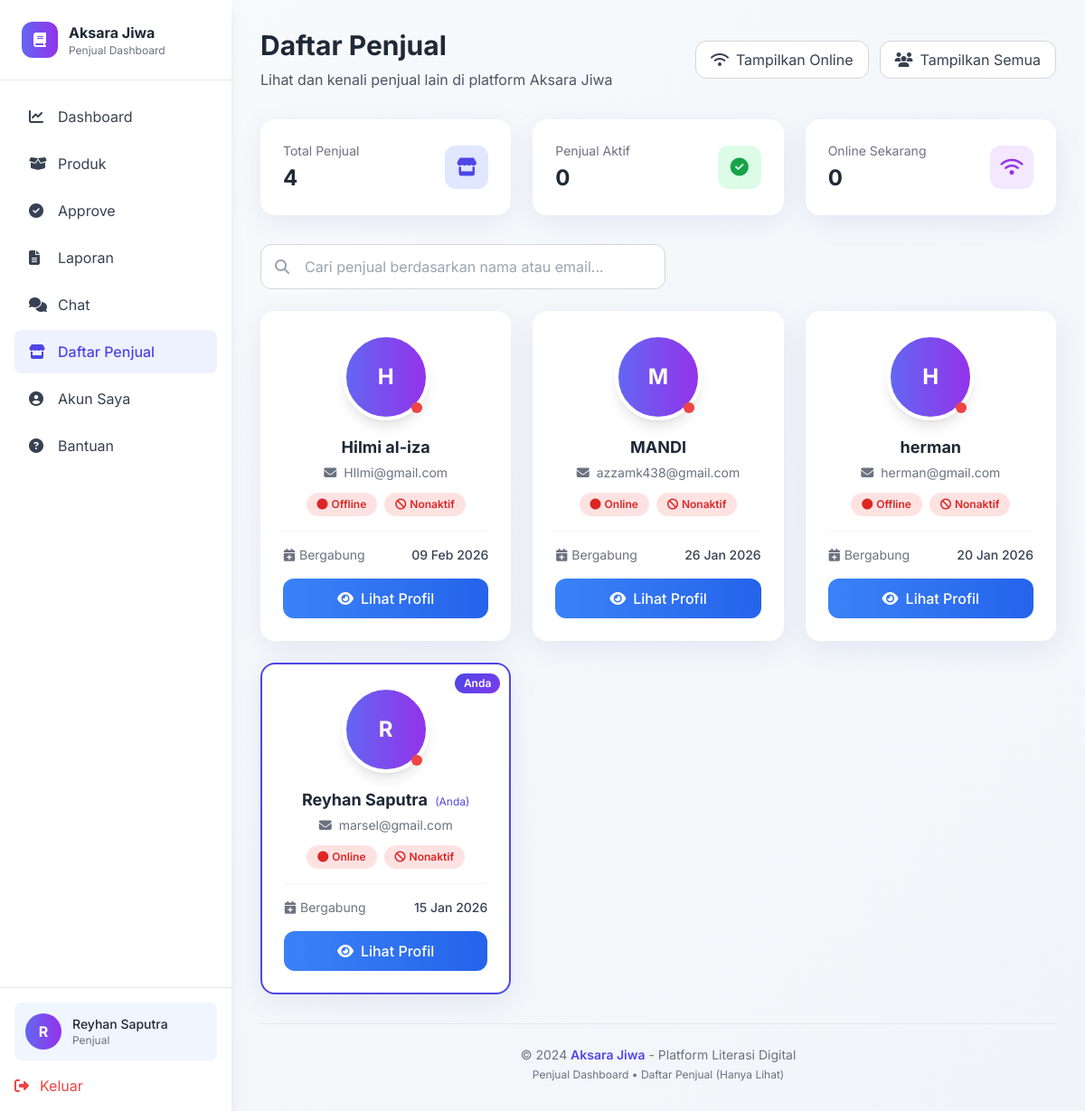
The page /penjual/admin.php (signed in) on the database its author committed.
### tables this page shows
CREATE TABLE `users` (
  `id_user` int(11) NOT NULL,
  `nik` char(16) NOT NULL,
  `nama` varchar(100) NOT NULL,
  `email` varchar(100) DEFAULT NULL,
  `image` varchar(255) NOT NULL,
  `password` varchar(255) NOT NULL,
  `role` enum('super_admin','penjual','pembeli') NOT NULL,
  `status` enum('online','offline','nonaktif') DEFAULT 'offline',
  `last_activity` datetime DEFAULT NULL,
  `created_at` timestamp NOT NULL DEFAULT current_timestamp(),
  `updated_at` timestamp NOT NULL DEFAULT current_timestamp() ON UPDATE current_timestamp(),
  `alamat` varchar(255) NOT NULL,
  `last_photo_update` datetime DEFAULT NULL,
  `reset_token` varchar(255) DEFAULT NULL,
  `reset_expired` datetime DEFAULT NULL,
  `norek` varchar(50) DEFAULT NULL,
  `nama_bank` varchar(50) DEFAULT NULL,
  `qris` varchar(255) DEFAULT NULL
);

### penjual/admin.php (the view, shortened to what this page needs)
<?php
require '../auth/connection.php';
$id_penjual_login = $_SESSION['id_user'];
mysqli_query($conn, "UPDATE users SET last_activity=NOW() WHERE id_user='$id_penjual_login'");
$penjual = mysqli_query($conn, "SELECT * FROM users WHERE role='penjual' ORDER BY id_user DESC");
$penjual_login = mysqli_query($conn, "SELECT * FROM users WHERE id_user='$id_penjual_login'");
$data_login = mysqli_fetch_assoc($penjual_login);
function getStatus($last_activity, $status) {
    if ($status !== 'aktif') {
        return 'nonaktif';
    }
    $last = strtotime($last_activity);
    $now  = time();
    $diff = $now - $last;
    return ($diff <= 300) ? 'online' : 'offline';
}
?>
<!DOCTYPE html>
<html lang="id">
<head>
    <script src="https://cdn.tailwindcss.com"></script>
    <link rel="stylesheet" href="https://cdnjs.cloudflare.com/ajax/libs/font-awesome/6.4.0/css/all.min.css">
   <link rel="stylesheet" href="../style/admin.css">
</head>
<body class="min-h-screen">
<div class="flex min-h-screen">
    <aside class="w-64 bg-white shadow-lg flex flex-col fixed h-full">
        <div class="p-6 border-b">
            <div class="flex items-center gap-3">
                <div class="w-10 h-10 bg-gradient-to-r from-indigo-500 to-purple-600 rounded-xl flex items-center justify-center">
                    <i class="fas fa-book text-white"></i>
                </div>
                <div>
                    <h2 class="font-bold text-gray-800">Aksara Jiwa</h2>
                    <p class="text-xs text-gray-500">Penjual Dashboard</p>
                </div>
            </div>
        </div>
        <div class="flex-1 overflow-y-auto">
            <nav class="p-4 space-y-1">
                <a href="dashboard.php" class="flex items-center gap-3 px-4 py-3 rounded-lg text-gray-700 hover:bg-indigo-50">
                    <i class="fas fa-chart-line w-5"></i> Dashboard
                </a>
                <a href="produk.php" class="flex items-center gap-3 px-4 py-3 rounded-lg text-gray-700 hover:bg-indigo-50">
                    <i class="fas fa-box-open w-5"></i> Produk
                </a>
                <a href="approve.php" class="flex items-center gap-3 px-4 py-3 rounded-lg text-gray-700 hover:bg-indigo-50">
                    <i class="fas fa-check-circle w-5"></i> Approve
                </a>
                <a href="laporan.php" class="flex items-center gap-3 px-4 py-3 rounded-lg text-gray-700 hover:bg-indigo-50">
                    <i class="fas fa-file-alt w-5"></i> Laporan
                </a>
                <a href="chat.php" class="flex items-center gap-3 px-4 py-3 rounded-lg text-gray-700 hover:bg-indigo-50">
                    <i class="fas fa-comments w-5"></i> Chat
                </a>
                <a href="penjual_view.php" class="flex items-center gap-3 px-4 py-3 rounded-lg bg-indigo-50 text-indigo-600 font-medium">
                    <i class="fas fa-store w-5"></i> Daftar Penjual
                </a>
                <a href="akun_saya.php" class="flex items-center gap-3 px-4 py-3 rounded-lg text-gray-700 hover:bg-indigo-50">
                    <i class="fas fa-user-circle w-5"></i> Akun Saya
                </a>
                <a href="help.php" class="flex items-center gap-3 px-4 py-3 rounded-lg text-gray-700 hover:bg-indigo-50">
                    <i class="fas fa-question-circle w-5"></i> Bantuan
                </a>
            </nav>
        </div>
        <div class="p-4 border-t mt-auto">
            <div class="flex items-center gap-3 mb-4 p-3 bg-blue-50 rounded-lg">
                <div class="relative">
                    <?php if (!empty($data_login['foto'])): ?>
                        <img src="<?= htmlspecialchars($data_login['foto']) ?>"
                             alt="Foto Profil"
                             class="w-10 h-10 rounded-full object-cover border-2 border-white">
                    <?php else: ?>
                        <div class="w-10 h-10 bg-gradient-to-r from-indigo-500 to-purple-600 rounded-full flex items-center justify-center">
                            <span class="text-white font-bold"><?= strtoupper(substr($data_login['nama'], 0, 1)) ?></span>
                        </div>
                    <?php endif; ?>
                </div>
                <div class="flex-1">
                    <p class="font-medium text-sm text-gray-800 truncate"><?= htmlspecialchars($data_login['nama']) ?></p>
                    <p class="text-xs text-gray-500">Penjual</p>
                </div>
            </div>
            <a href="../auth/logout.php" onclick="return confirm('Yakin ingin keluar?')"
               class="flex items-center gap-3 text-red-500 hover:text-red-600">
                <i class="fas fa-sign-out-alt"></i> Keluar
            </a>
        </div>
    </aside>
    <main class="flex-1 p-6 lg:p-8 overflow-y-auto ml-64">
        <div class="flex flex-col md:flex-row justify-between items-start md:items-center mb-8">
            <div>
                <h2 class="text-2xl lg:text-3xl font-bold text-gray-800 mb-2">Daftar Penjual</h2>
                <p class="text-gray-600">Lihat dan kenali penjual lain di platform Aksara Jiwa</p>
            </div>
            <div class="mt-4 md:mt-0 flex items-center gap-3">
                <button onclick="showOnlineOnly()" class="px-4 py-2 bg-white border border-gray-300 rounded-xl text-gray-700 hover:bg-gray-50 transition-colors flex items-center gap-2">
                    <i class="fas fa-wifi"></i>
                    Tampilkan Online
                </button>
                <button onclick="showAll()" class="px-4 py-2 bg-white border border-gray-300 rounded-xl text-gray-700 hover:bg-gray-50 transition-colors flex items-center gap-2">
                    <i class="fas fa-users"></i>
                    Tampilkan Semua
                </button>
            </div>
        </div>
        <?php
        $totalPenjual = mysqli_num_rows($penjual);
        mysqli_data_seek($penjual, 0);
        $aktifCount = 0;
        $onlineCount = 0;
        mysqli_data_seek($penjual, 0);
        ?>
        <div class="grid grid-cols-1 md:grid-cols-3 gap-6 mb-8">
            <div class="glass-card rounded-2xl p-6 hover-lift">
                <div class="flex items-center justify-between">
                    <div>
                        <p class="text-sm text-gray-500 mb-1">Total Penjual</p>
                        <p class="text-2xl font-bold text-gray-800"><?= $totalPenjual ?></p>
                    </div>
                    <div class="w-12 h-12 bg-indigo-100 rounded-xl flex items-center justify-center">
                        <i class="fas fa-store text-indigo-600 text-xl"></i>
                    </div>
                </div>
            </div>
            <div class="glass-card rounded-2xl p-6 hover-lift">
                <div class="flex items-center justify-between">
                    <div>
                        <p class="text-sm text-gray-500 mb-1">Penjual Aktif</p>
                        <p class="text-2xl font-bold text-gray-800"><?= $aktifCount ?></p>
                    </div>
                    <div class="w-12 h-12 bg-green-100 rounded-xl flex items-center justify-center">
                        <i class="fas fa-check-circle text-green-600 text-xl"></i>
                    </div>
                </div>
            </div>
            <div class="glass-card rounded-2xl p-6 hover-lift">
                <div class="flex items-center justify-between">
                    <div>
                        <p class="text-sm text-gray-500 mb-1">Online Sekarang</p>
                        <p class="text-2xl font-bold text-gray-800"><?= $onlineCount ?></p>
                    </div>
                    <div class="w-12 h-12 bg-purple-100 rounded-xl flex items-center justify-center">
                        <i class="fas fa-wifi text-purple-600 text-xl"></i>
                    </div>
                </div>
            </div>
        </div>
        <div class="mb-6">
            <div class="relative max-w-md">
                <input type="text"
                       id="searchInput"
                       placeholder="Cari penjual berdasarkan nama atau email..."
                       class="w-full px-4 py-3 pl-12 bg-white border border-gray-300 rounded-xl focus:outline-none focus:ring-2 focus:ring-indigo-500 focus:border-transparent">
                <i class="fas fa-search absolute left-4 top-1/2 transform -translate-y-1/2 text-gray-400"></i>
            </div>
        </div>
        <div class="grid grid-cols-1 md:grid-cols-2 lg:grid-cols-3 xl:grid-cols-4 gap-6" id="penjualContainer">
            <?php while ($row = mysqli_fetch_assoc($penjual)) :
                $isCurrentUser = ($row['id_user'] == $id_penjual_login);
                $statusOnline = getStatus($row['last_activity'], $row['status']);
                $foto = !empty($row['foto']) ? $row['foto'] : '../assets/default_user.png';
            ?>
            <div class="glass-card rounded-2xl p-6 hover-lift <?= $isCurrentUser ? 'current-user-card' : '' ?>"
                 data-name="<?= htmlspecialchars(strtolower($row['nama'])) ?>"
                 data-email="<?= htmlspecialchars(strtolower($row['email'])) ?>"
                 data-status="<?= $statusOnline ?>">
                <div class="relative mb-4">
                    <div class="relative mx-auto w-24 h-24">
                        <?php if (file_exists($foto)): ?>
                            <img src="<?= htmlspecialchars($foto) ?>"
                                 alt="Foto <?= htmlspecialchars($row['nama']) ?>"
                                 class="w-full h-full rounded-full object-cover border-4 border-white shadow-lg">
                        <?php else: ?>
                            <div class="w-full h-full bg-gradient-to-r from-indigo-500 to-purple-600 rounded-full flex items-center justify-center border-4 border-white shadow-lg">
                                <span class="text-white font-bold text-2xl"><?= strtoupper(substr($row['nama'], 0, 1)) ?></span>
                            </div>
                        <?php endif; ?>
                        <div class="absolute bottom-2 right-2">
                            <?php if ($row['status'] === 'aktif' && $statusOnline === 'online'): ?>
                                <div class="relative">
                                    <span class="pulse-online"></span>
                                    <span class="absolute -top-1 -right-1 w-4 h-4 bg-green-500 rounded-full opacity-50 animate-ping"></span>
                                </div>
                            <?php elseif ($row['status'] !== 'aktif'): ?>
                                <span class="w-3 h-3 bg-red-500 rounded-full block"></span>
                            <?php else: ?>
                                <span class="w-3 h-3 bg-gray-400 rounded-full block"></span>
                            <?php endif; ?>
                        </div>
                    </div>
                </div>
                <div class="text-center mb-4">
                    <h3 class="font-bold text-lg text-gray-800 mb-1 truncate">
                        <?= htmlspecialchars($row['nama']) ?>
                        <?php if ($isCurrentUser): ?>
                            <span class="text-xs font-normal text-indigo-600 ml-1">(Anda)</span>
                        <?php endif; ?>
                    </h3>
                    <p class="text-sm text-gray-500 mb-3 truncate">
                        <i class="fas fa-envelope mr-2"></i><?= htmlspecialchars($row['email']) ?>
                    </p>
                    <div class="flex flex-wrap justify-center gap-2">
                        <span class="status-badge <?= $row['status'] === 'aktif' ? 'bg-green-100 text-green-600' : 'bg-red-100 text-red-600' ?>">
                            <i class="fas fa-circle text-xs"></i>
                            <?= ucfirst($row['status']) ?>
                        </span>
                        <?php if ($row['status'] !== 'aktif'): ?>
                            <span class="status-badge bg-red-100 text-red-600">
                                <i class="fas fa-ban text-xs"></i>
                                Nonaktif
                            </span>
                        <?php endif; ?>
                    </div>
                </div>
                <?php if (!empty($row['created_at'])): ?>
                <div class="pt-4 border-t border-gray-100 mb-4">
                    <div class="flex items-center justify-between text-sm">
                        <span class="text-gray-500 flex items-center gap-1">
                            <i class="fas fa-calendar-plus"></i>
                            Bergabung
                        </span>
                        <span class="font-medium text-gray-700"><?= date('d M Y', strtotime($row['created_at'])) ?></span>
                    </div>
                </div>
                <?php endif; ?>
                <div class="flex gap-2">
                    <a href="detail.php?id=<?= $row['id_user'] ?>"
                       class="flex-1 bg-gradient-to-r from-blue-500 to-blue-600 text-white px-4 py-2.5 rounded-xl font-medium text-center hover:shadow-lg transition-shadow flex items-center justify-center gap-2">
                       <i class="fas fa-eye"></i>
                       <span>Lihat Profil</span>
                    </a>
                </div>
            </div>
            <?php endwhile; ?>
        </div>
        <div class="mt-8 pt-6 border-t border-gray-200 text-center">
            <p class="text-sm text-gray-500">
                © 2024 <span class="font-semibold text-indigo-600">Aksara Jiwa</span> - Platform Literasi Digital
                <br>
                <span class="text-xs mt-1 block">Penjual Dashboard • Daftar Penjual (Hanya Lihat)</span>
            </p>
        </div>
    </main>
</div>
</body>
</html>

### style/admin.css (style rules this page uses)
* { font-family: 'Inter', sans-serif; }
body { background: linear-gradient(135deg, #f8fafc 0%, #f1f5f9 100%); min-height: 100vh; }
.glass-card { background: rgba(255, 255, 255, 0.95); backdrop-filter: blur(10px); border: 1px solid rgba(255, 255, 255, 0.2); box-shadow: 0 8px 32px rgba(31, 38, 135, 0.08); }
.hover-lift { transition: all 0.3s ease; }
.current-user-card { border: 2px solid #4f46e5; position: relative; overflow: hidden; }
.current-user-card::before { content: 'Anda'; position: absolute; top: 10px; right: 10px; background: linear-gradient(135deg, #4f46e5 0%, #7c3aed 100%); color: white; padding: 2px 10px; border-radius: 20px; font-size: 0.75rem; font-weight: 600; z-index: 10; }
.status-badge { padding: 0.25rem 0.75rem; border-radius: 9999px; font-size: 0.75rem; font-weight: 600; display: inline-flex; align-items: center; gap: 0.25rem; }

### rows shown on the page
users: nama "R", nama "Reyhan Saputra", shows "(Anda)", email "marsel@gmail.com", status "Online", shows "Nonaktif", created_at "15 Jan 2026"
users: nama "H", nama "Hilmi al-iza", email "HIlmi@gmail.com", status "Offline", shows "Nonaktif", created_at "09 Feb 2026"
users: nama "M", nama "MANDI", email "azzamk438@gmail.com", status "Online", shows "Nonaktif", created_at "26 Jan 2026"
users: nama "H", nama "herman", email "herman@gmail.com", status "Offline", shows "Nonaktif", created_at "20 Jan 2026"

### other values the page prints
$totalPenjual "4"
$aktifCount "0"
$onlineCount "0"
